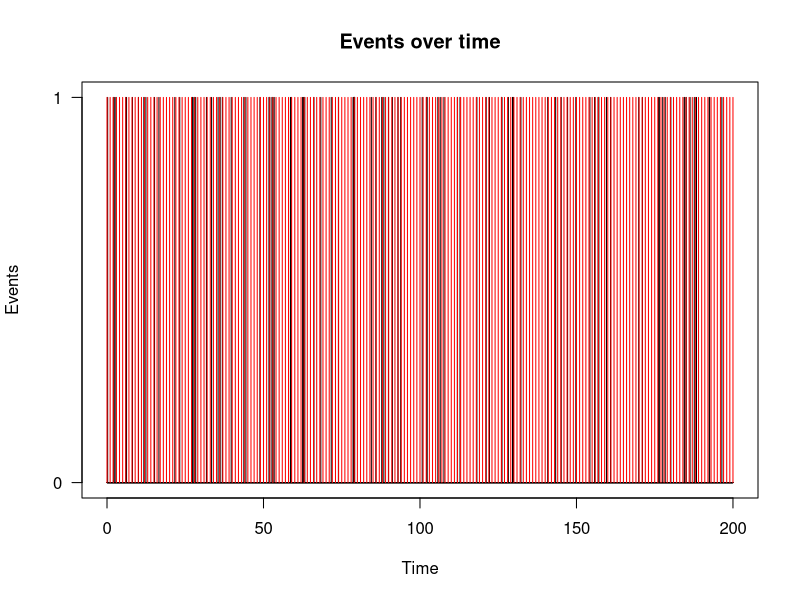
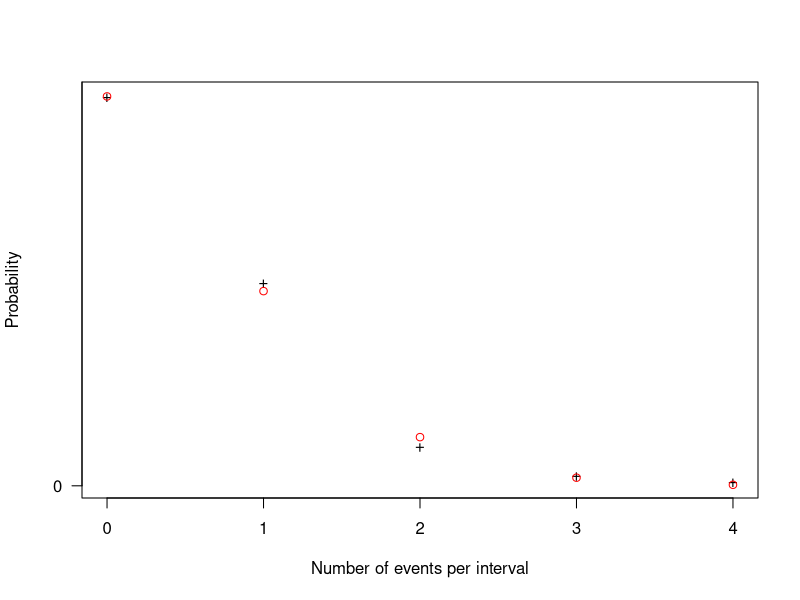

R code for these plots, in order:
# Radioactive decay or Poisson distribution in time
eve <- 100 # events
int <- 200 # intervals
m <- eve/int # mean
steps <- 100 # steps per interval
dt <- 1/steps # time step length as a fraction of the interval
p <- dt * m # event probability, should be very small
x <- rep(0,int*steps)
r <- runif(int*steps,0,1)
i <- r < p
x[i] <- 1 # 1 means event is TRUE
xa <- (1:(int*steps))/steps
plot(xa,x,type="h",las=1,lab=c(5,1,0),xlab="Time",ylab="Events",main="Events over time") # spikes for events
s <- sum(i)
s/int # should approximate mean

# plot interval borders on top
lines(0:int,rep(1,int+1),col="red",type="h")


# count events in each interval
counts <- rep(0,int)
for (i in 1:int) {
	counts[i] <- sum(x[(1+(i-1)*steps):(i*steps)])
}
# scale this to get same scale and layout as in other figures for overlay in Powerpoint
#plot(0:int,c(0,c),col="blue",type="h",las=1,lab=c(5,4,0),xlab="Time interval",ylab="Counts",main="Counts per time interval")
# unscaled version
#plot(counts,col="blue",type="h",las=1,xlab="Time interval",ylab="Counts",main="Counts per time interval")
sum(counts)

# vector counts contains counts: number of events in each interval
cs <- table(counts) # produces a table object (a kind of list) summarizing all counts
cs <- cs[] # convert list into vector of counts
ke <- sort(unique(counts)) # all empirical k's (there can be gaps)
kt <- min(counts):max(counts) # for theoretical distribution, want no gaps

# fit Poisson distribution
require(MASS) # fitdistr() function is in package MASS
f <- fitdistr(counts,"poisson") # fit counts to Poisson distribution
fc <- coef(f) # get coefficients (parameters) from the fit, Poisson has only 1!
d <- dpois(kt,lambda=fc) # calculate (probability) densities of theoretical Poisson distribution with fitted lambda

# plot data and then fit on top of data
plot(ke,cs/sum(cs),xlab="Number of events per interval",ylab="Probability",las=1,pch="+") # normalize counts by total
points(kt,d,col="red")
